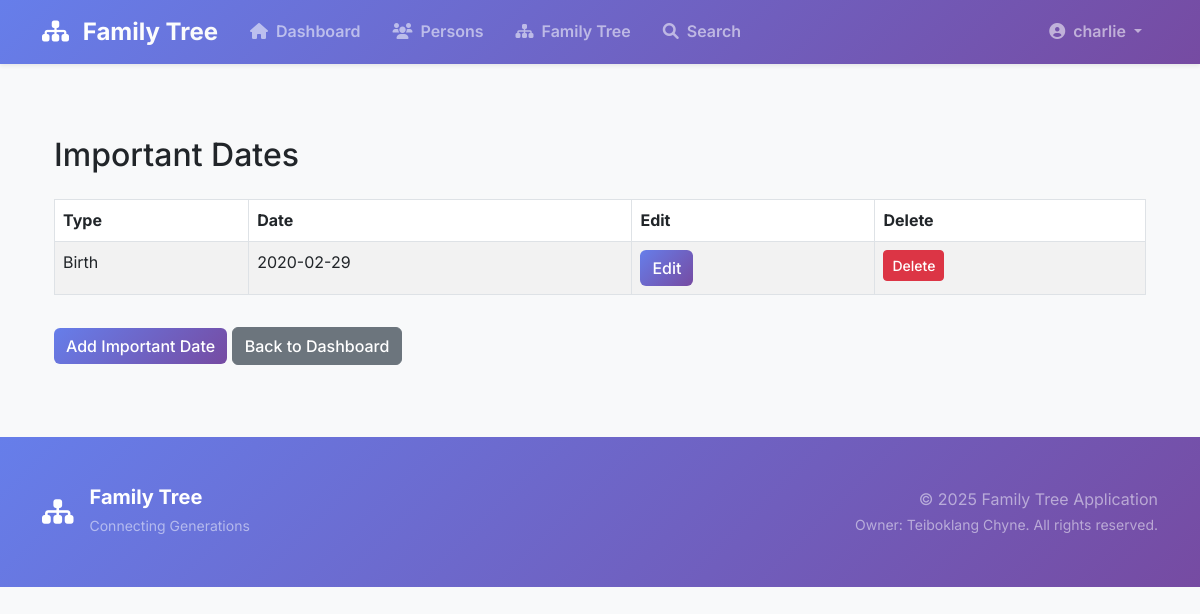
The app's page /display_important_dates (signed in) with its own data.
### family_tree/models.py (models this page shows, shortened)
class User(db.Model, UserMixin):
    id = db.Column(db.Integer, primary_key=True)
    username = db.Column(db.String(100), unique=True, nullable=False)
    email = db.Column(db.String(120), unique=True, nullable=False)
    password_hash = db.Column(db.Text, nullable=False)
    is_admin = db.Column(db.Boolean, default=False)
    profile_picture = db.relationship(
        'Picture', backref='user', uselist=False, cascade='all, delete-orphan')
    person = db.relationship('Person', backref='user',
                             uselist=False, cascade='all, delete-orphan')
    addresses = db.relationship(
        'Address', backref='user', lazy=True, cascade='all, delete-orphan')
    important_dates = db.relationship(
        'ImportantDates', backref='user', lazy=True, cascade='all, delete-orphan')
    contact_details = db.relationship(
        'ContactDetails', backref='user', lazy=True, cascade='all, delete-orphan')
    relatives = db.relationship(
        'Relatives',
        foreign_keys='Relatives.user_id',
        backref='user',
        cascade='all, delete-orphan',
        lazy=True
    )
    relatives_of = db.relationship(
        'Relatives',
        foreign_keys='Relatives.relative_user_id',
        backref='relative_user',
        cascade='all, delete-orphan',
        lazy=True
    )

class ImportantDates(db.Model):
    id = db.Column(db.Integer, primary_key=True)
    user_id = db.Column(db.Integer, db.ForeignKey('user.id'), nullable=False)
    date_type = db.Column(db.Enum(ImportantDateTypeEnum),
                          nullable=False)  # e.g., Birth, Anniversary
    date = db.Column(db.Date, nullable=False)

### family_tree/routes/user.py (the view)
@bp.route('/display_important_dates')
@login_required
def display_important_dates():
    app.logger.info(
        f"Rendering important dates page for user {current_user.username}.")
    return render_template(
        'user/display_important_dates.html',
        important_dates=current_user.important_dates
    )

### family_tree/routes/user.py (called while the page is built)
@bp.before_request
def restrict_access_to_user():
    if not current_user.is_authenticated or current_user.is_admin:
        app.logger.warning("Unauthorized access attempt to user routes.")
        return redirect(url_for('common.login'))
    else:
        app.logger.info(f"User {current_user.username} accessed user routes.")

### family_tree/templates/user/display_important_dates.html
{% extends 'base.html' %}
{% block content %}
<div class="container mt-5">
	<h2 class="mb-4">Important Dates</h2>
	{% if important_dates and important_dates|length > 0 %}
		<table class="table table-bordered table-striped">
			<thead>
				<tr>
					<th>Type</th>
					<th>Date</th>
          <th>Edit</th>
          <th>Delete</th>
				</tr>
			</thead>
			<tbody>
				{% for date in important_dates %}
				<tr>
					<td>{{ date.date_type.value.title() }}</td>
					<td>{{ date.date.strftime('%Y-%m-%d') }}</td>
          <td>
            <a href="{{ url_for('user.edit_important_date', date_id=date.id) }}" class="btn btn-primary">Edit</a>
          </td>
          <td>
            <form method="POST" action="{{ url_for('user.delete_important_date', date_id=date.id) }}">
              <input type="submit" value="Delete" class="btn btn-danger btn-sm">
            </form>
          </td>
				</tr>
				{% endfor %}
			</tbody>
		</table>
	{% else %}
		<div class="alert alert-info">No important dates found.</div>
	{% endif %}
    <a href="{{ url_for('user.add_important_date') }}" class="btn btn-primary mt-3">Add Important Date</a>
	<a href="{{ url_for('user.dashboard') }}" class="btn btn-secondary mt-3">Back to Dashboard</a>
</div>
{% endblock %}

### family_tree/templates/base.html (shortened to what this page needs)
<!DOCTYPE html>
<html lang="en">
<head>
    <link href="https://cdn.jsdelivr.net/npm/bootstrap@5.3.0/dist/css/bootstrap.min.css" rel="stylesheet">
    <link href="https://cdn.jsdelivr.net/npm/bootstrap-select@1.14.0-beta3/dist/css/bootstrap-select.min.css" rel="stylesheet">
    <link href="https://cdnjs.cloudflare.com/ajax/libs/font-awesome/6.0.0/css/all.min.css" rel="stylesheet">
    <link href="{{ url_for('static', filename='css/style.css') }}" rel="stylesheet">
</head>
<body class="bg-light">
    <nav class="navbar navbar-expand-lg navbar-dark bg-gradient-primary shadow-sm sticky-top">
        <div class="container">
            {% if current_user.is_authenticated %}
              {% if current_user.is_admin %}
                <a class="navbar-brand fw-bold fs-4" href="{{ url_for('admin.dashboard') }}">
                    <i class="fas fa-sitemap me-2 text-white"></i>
                    <span class="text-gradient-white">Family Tree</span>
                </a>
              {% else %}
                <a class="navbar-brand fw-bold fs-4" href="{{ url_for('user.dashboard') }}">
                    <i class="fas fa-sitemap me-2 text-white"></i>
                    <span class="text-gradient-white">Family Tree</span>
                </a>
              {% endif %}
            {% else %}
              <a class="navbar-brand fw-bold fs-4" href="{{ url_for('common.home') }}">
                <i class="fas fa-sitemap me-2 text-white"></i>
                <span class="text-gradient-white">Family Tree</span>
              </a>
            {% endif %}
            <div class="collapse navbar-collapse" id="navbarNav">
                <ul class="navbar-nav me-auto">
                    {% if current_user.is_authenticated%}
                      {% if current_user.is_admin %}
                        <li class="nav-item">
                            <a class="nav-link fw-semibold px-3 py-2 rounded-pill nav-link-hover" href="{{ url_for('admin.dashboard') }}">
                                <i class="fas fa-home me-2"></i>Dashboard
                            </a>
                        </li>
                      {% else %}
                        <li class="nav-item">
                            <a class="nav-link fw-semibold px-3 py-2 rounded-pill nav-link-hover" href="{{ url_for('user.dashboard') }}">
                                <i class="fas fa-home me-2"></i>Dashboard
                            </a>
                        </li>
                        <li class="nav-item">
                            <a class="nav-link fw-semibold px-3 py-2 rounded-pill nav-link-hover" href="#">
                                <i class="fas fa-users me-2"></i>Persons
                            </a>
                        </li>
                        <li class="nav-item">
                            <a class="nav-link fw-semibold px-3 py-2 rounded-pill nav-link-hover" href="#">
                                <i class="fas fa-sitemap me-2"></i>Family Tree
                            </a>
                        </li>
                        <li class="nav-item">
                            <a class="nav-link fw-semibold px-3 py-2 rounded-pill nav-link-hover" href="#">
                                <i class="fas fa-search me-2"></i>Search
                            </a>
                        </li>
                      {% endif %}
                    {% endif %}
                </ul>
                <ul class="navbar-nav">
                    {% if current_user.is_authenticated %}
                      {% if current_user.is_admin%}
                        <li class="nav-item dropdown">
                            <a class="nav-link dropdown-toggle fw-semibold px-3 py-2 rounded-pill nav-link-hover" href="#" id="navbarDropdown" role="button" data-bs-toggle="dropdown">
                                <i class="fas fa-user-circle me-2"></i>{{ current_user.username }}
                            </a>
                            <ul class="dropdown-menu dropdown-menu-end shadow-lg border-0 rounded-3">
                                <li class="px-3 py-2">
                                    <small class="text-muted fw-semibold">Admin Panel</small>
                                </li>
                                <li><hr class="dropdown-divider"></li>
                                <li><a class="dropdown-item py-2 fw-semibold" href="{{ url_for('common.logout') }}">
                                    <i class="fas fa-sign-out-alt me-2 text-danger"></i>Logout
                                </a></li>
                            </ul>
                        </li>
                      {% else %}
                        <li class="nav-item dropdown">
                            <a class="nav-link dropdown-toggle fw-semibold px-3 py-2 rounded-pill nav-link-hover" href="#" id="navbarDropdown" role="button" data-bs-toggle="dropdown">
                                <i class="fas fa-user-circle me-2"></i>{{ current_user.username }}
                            </a>
                        </li>
                      {% endif %}
                    {% else %}
                        <li class="nav-item">
                            <a class="nav-link fw-semibold px-3 py-2 rounded-pill nav-link-hover" href="{{ url_for('common.login') }}">
                                <i class="fas fa-sign-in-alt me-2"></i>Login
                            </a>
                        </li>
                    {% endif %}
                </ul>
            </div>
        </div>
    </nav>
    <main class="container-fluid px-0">
        <div class="container py-4">
            {% block content %}{% endblock %}
        </div>
    </main>
    <footer class="bg-gradient-primary text-white mt-5 py-5">
        <div class="container">
            <div class="row align-items-center">
                <div class="col-md-6">
                    <div class="d-flex align-items-center">
                        <i class="fas fa-sitemap me-3 fs-3"></i>
                        <div>
                            <h5 class="mb-1 fw-bold">Family Tree</h5>
                            <small class="text-white-50">Connecting Generations</small>
                        </div>
                    </div>
                </div>
                <div class="col-md-6 text-md-end">
                    <p class="mb-0 text-white-50">
                        &copy; 2025 Family Tree Application<br>
                        <small>Owner: Teiboklang Chyne. All rights reserved.</small>
                    </p>
                </div>
            </div>
        </div>
    </footer>
</body>
</html>

### family_tree/static/css/style.css (style rules this page uses)
.bg-gradient-primary { background: linear-gradient(135deg, #667eea 0%, #764ba2 100%); }
.btn-primary { background: linear-gradient(135deg, #667eea 0%, #764ba2 100%); border: none; transition: all 0.3s ease; }
body { font-family: 'Inter', sans-serif; line-height: 1.6; }
.navbar-brand { transition: all 0.3s ease; }
.nav-link-hover { transition: all 0.3s ease; position: relative; }
.text-gradient-white { background: linear-gradient(135deg, #ffffff 0%, #f8f9fa 100%); -webkit-background-clip: text; -webkit-text-fill-color: transparent; background-clip: text; }
footer { background: linear-gradient(135deg, #667eea 0%, #764ba2 100%); }
.btn { font-weight: 500; transition: all 0.3s ease; }
.btn-sm { font-weight: 500; }

### records on screen
User: username "charlie"
ImportantDates: date_type.value "Birth", date "2020-02-29"
